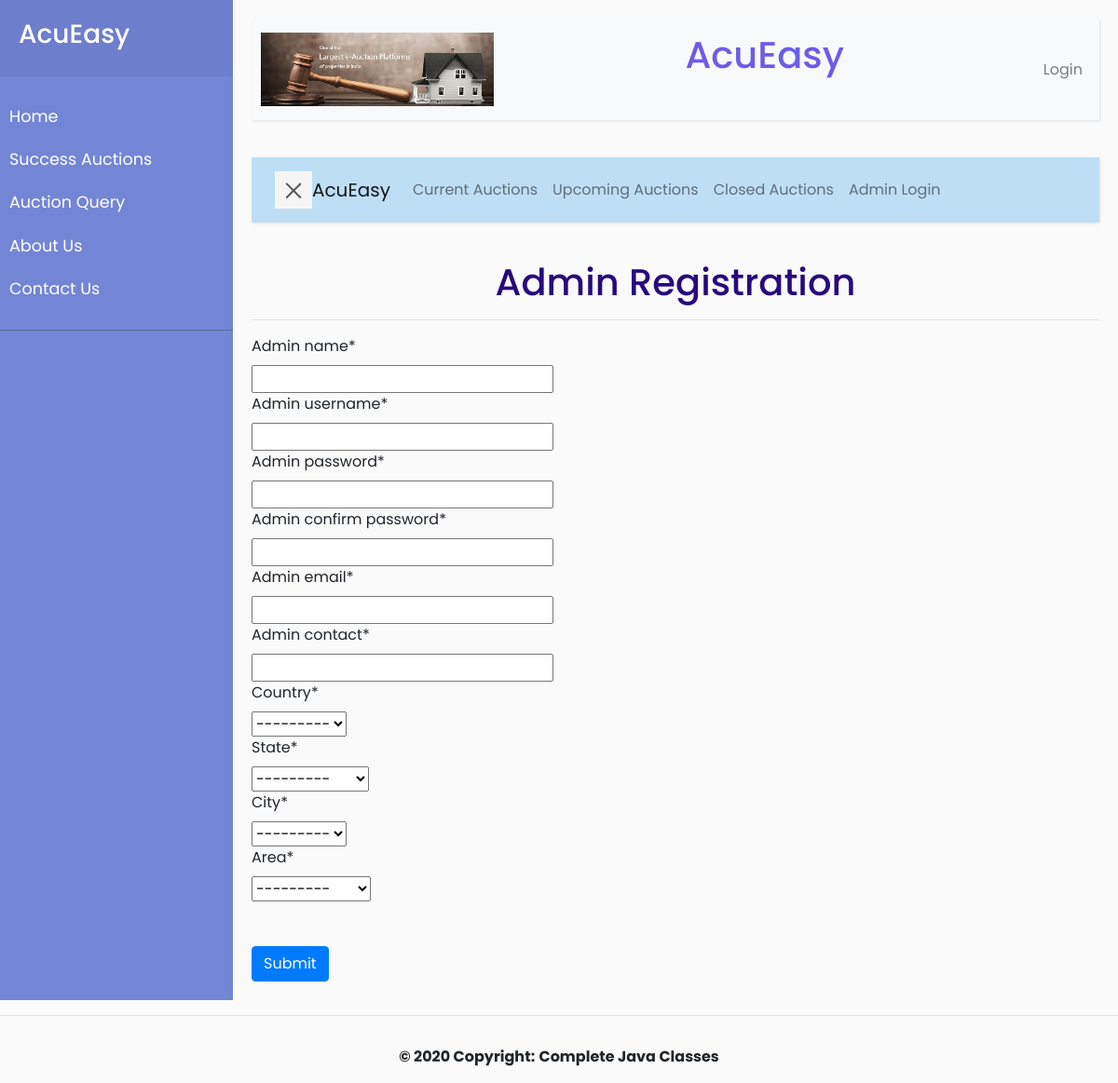
/admingui/admin-register/, run on the app's committed database.
### Admin/models.py (models this page shows)
class Country(models.Model):
    country_id = models.AutoField(primary_key=True)
    country_name = models.CharField(max_length=36)
    def __str__(self):
        return self.country_name

class State(models.Model):
    state_id = models.AutoField(primary_key=True)
    state_name = models.CharField(max_length=36)
    country = models.ForeignKey(Country, on_delete=models.CASCADE)
    def __str__(self):
        return self.state_name

class City(models.Model):
    city_id = models.AutoField(primary_key=True)
    city_name = models.CharField(max_length=36)
    state = models.ForeignKey(State, on_delete=models.CASCADE)
    def __str__(self):
        return self.city_name

class Area(models.Model):
    area_id = models.AutoField(primary_key=True)
    area_name = models.CharField(max_length=36)
    area_pincode = models.IntegerField(unique=True)
    city = models.ForeignKey(City, on_delete=models.CASCADE)
    def __str__(self):
        return self.area_name

### Admin/views.py (the view, shortened to what this page needs)
# urls.py: path('admin-register/', views.AdminRegistration.as_view()),
class AdminRegistration(View):
    def get(self,request):
        adminform=AdminUserForm()
        return render(request,'admin_register.html',{'adminform':adminform})

### Admin/forms.py (shortened to what this page needs)
class AdminUserForm(forms.ModelForm):
    admin_password=forms.CharField(widget=forms.PasswordInput,validators=[validate_password])
    admin_confirm_password=forms.CharField(widget=forms.PasswordInput,validators=[validate_password])
    class Meta:
        model=AdminUser
        fields=['admin_id','admin_name','admin_username','admin_password','admin_confirm_password',
        'admin_email','admin_contact','country','state','city','area']

### Admin/templates/admin_register.html (shortened to what this page needs)
{% extends 'AcuEasy/user_guest.html'%}
{% load crispy_forms_tags %}
{% block body %}
<div align="center">
    <h1>Admin Registration </h1>
</div>
<hr>
<form action="/admingui/admin-register/" method="POST">
    {{adminform|crispy}}<br><br>
    <button type="submit" class="btn btn-primary">Submit</button>
</form>
{% endblock %}

### static/css/base.css (style rules this page uses)
body { font-family: 'Poppins', sans-serif; background: #fafafa; }

### Admin/templates/admin_register.html (style rules this page uses)
h1 { color: #280a7c; }

### data on the page
Country: country "---------"
State: state "---------"
City: city "---------"
Area: area "---------"
